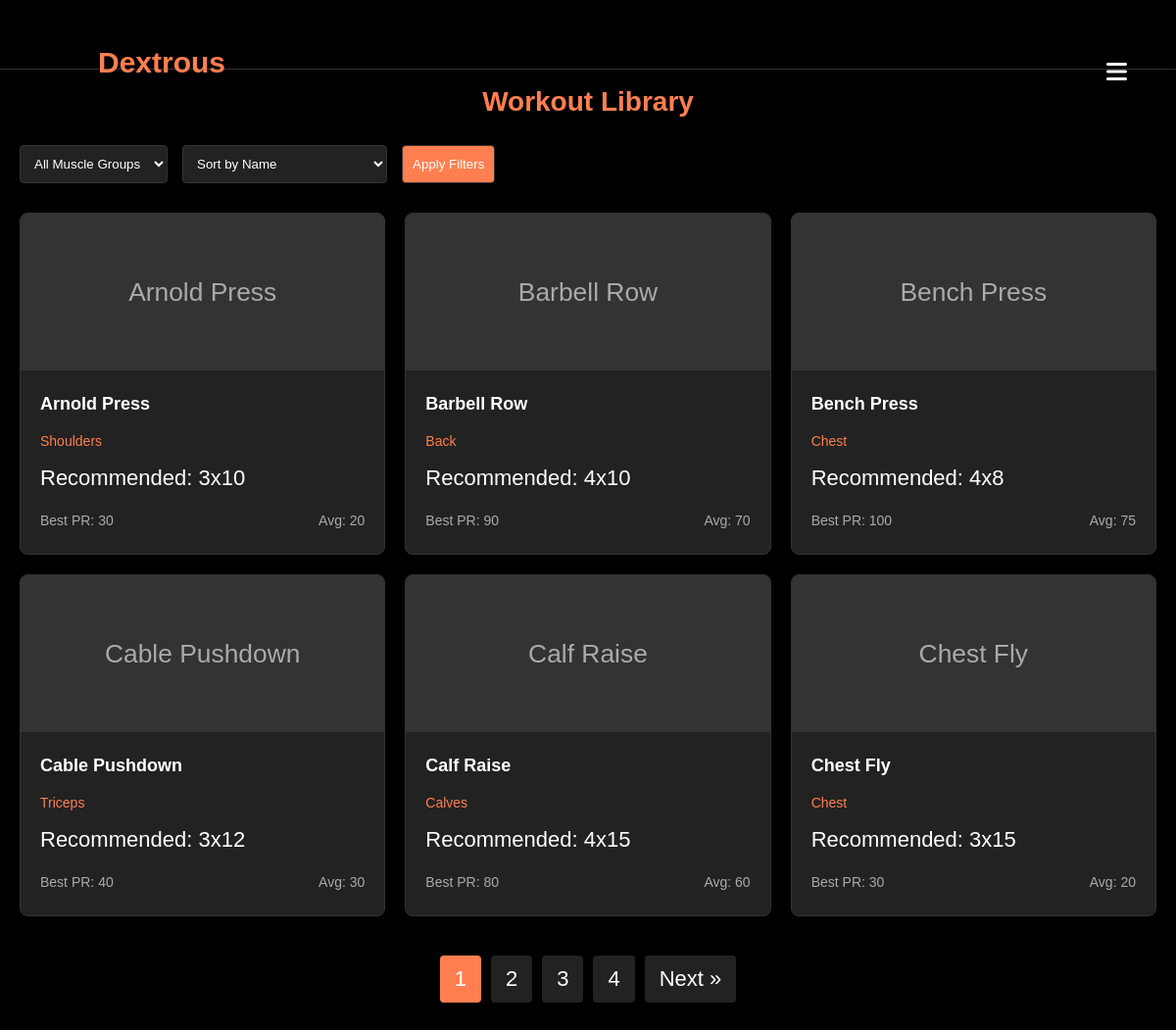
/workout_library.php, run on the app's committed database.
### tables this page shows
CREATE TABLE `workouts` (
  `name` varchar(60) NOT NULL,
  `muscle_group` varchar(50) DEFAULT NULL,
  `rec_set_reps` varchar(10) DEFAULT NULL,
  `best_pr` int(11) DEFAULT NULL,
  `community_avg` int(11) DEFAULT NULL
);

### workout_library.php (the view, shortened to what this page needs)
<?php
include_once('db_config.php');
$sort_by = isset($_GET['sort']) ? $_GET['sort'] : 'name';
$page = isset($_GET['page']) ? (int)$_GET['page'] : 1;
$per_page = 6;
$offset = ($page - 1) * $per_page;
$base_query = " FROM workouts";
$sql_where = "";
$order_by_sql = " ORDER BY name ASC";
switch ($sort_by) {
    case 'name':
    default:
        $order_by_sql = " ORDER BY name ASC";
        break;
}
$query = "SELECT *" . $base_query . $sql_where . $order_by_sql . " LIMIT :offset, :per_page";
$stmt = $pdo->prepare($query);
$stmt->bindValue(':offset', $offset, PDO::PARAM_INT);
$stmt->bindValue(':per_page', $per_page, PDO::PARAM_INT);
$stmt->execute();
$workouts = $stmt->fetchAll(PDO::FETCH_ASSOC);
$count_query = "SELECT COUNT(*)" . $base_query . $sql_where;
$count_stmt = $pdo->prepare($count_query);
$count_stmt->execute();
$total_workouts = $count_stmt->fetchColumn();
$total_pages = ceil($total_workouts / $per_page);
?>
<!DOCTYPE html>
<html lang="en">
<head>
    <link rel="stylesheet" href="assets/css/style.css">
    <link rel="stylesheet" href="https://cdnjs.cloudflare.com/ajax/libs/font-awesome/6.4.0/css/all.min.css">
</head>
<body>
    <div class="header">
        <div class="header-inner">
            <a href="index.php" class="logo">Dextrous</a>
            <button class="hamburger-menu-button" id="menuToggle" aria-label="Open menu">
                <i class="fas fa-bars"></i>
            </button>
        </div>
    </div>
    <div class="container">
        <div class="page-title">Workout Library</div>
        <form method="GET" action="workout_library.php" class="search-filters">
            <div class="filter-options">
                <select name="muscle" id="muscle-group-filter">
                    <option value="">All Muscle Groups</option>
                </select>
                <select name="sort" id="sort-by">
                    <option value="name" <?php echo ($sort_by == 'name') ? 'selected' : ''; ?>>Sort by Name</option>
                </select>
                <button type="submit" class="filter-button">Apply Filters</button>
            </div>
        </form>
        <div class="workout-grid">
            <?php if (count($workouts) > 0): ?>
                <?php foreach ($workouts as $workout): ?>
                    <div class="workout-card">
                        <div class="workout-image" <?php echo !empty($workout['image_url']) ? 'style="background-image: url(\'' . htmlspecialchars($workout['image_url']) . '\');"' : ''; ?>>
                            <?php if (empty($workout['image_url'])): ?>
                                <span><?php echo htmlspecialchars($workout['name']); ?></span>
                            <?php endif; ?>
                        </div>
                        <div class="workout-content">
                            <div class="workout-title"><?php echo htmlspecialchars($workout['name']); ?></div>
                            <div class="workout-muscle"><?php echo htmlspecialchars(ucfirst($workout['muscle_group'])); ?></div>
                            <div>Recommended: <?php echo htmlspecialchars($workout['rec_set_reps'] ?? 'Not specified'); ?></div>
                            <div class="workout-stats">
                                <span>Best PR: <?php echo htmlspecialchars(!empty($workout['best_pr']) ? $workout['best_pr'] : 'N/A'); ?></span>
                                <span>Avg: <?php echo htmlspecialchars(!empty($workout['community_avg']) ? $workout['community_avg'] : 'N/A'); ?></span>
                            </div>
                        </div>
                    </div>
                <?php endforeach; ?>
            <?php else: ?>
                <div class="no-results">No workouts found matching your criteria. Try adjusting your filters or search term.</div>
            <?php endif; ?>
        </div>
        <?php if ($total_pages > 1): ?>
        <div class="pagination">
            <?php
            $pagination_params = $_GET;
            unset($pagination_params['fav_message']);
                $prev_page_params = array_merge($pagination_params, ['page' => $page - 1]); ?>
            <?php for ($i = 1; $i <= $total_pages; $i++):
                $current_page_params = array_merge($pagination_params, ['page' => $i]); ?>
                <a href="?<?php echo http_build_query($current_page_params); ?>" class="<?php echo ($page == $i) ? 'active' : ''; ?>">
                    <?php echo $i; ?>
                </a>
            <?php endfor; ?>
            <?php if ($page < $total_pages):
                $next_page_params = array_merge($pagination_params, ['page' => $page + 1]); ?>
                <a href="?<?php echo http_build_query($next_page_params); ?>">Next »</a>
            <?php endif; ?>
        </div>
        <?php endif; ?>
    </div>
</body>
</html>

### css/style.css (style rules this page uses)
:root { --black: black; --default: #dc5f00; --transparent: #fff0; --white: white; --border-color: #292929; --grey: #1e1e1e; }
body, html { box-sizing: border-box; cursor: default; }
body { background-color: #000 !important; background-image: none; color: #ffffff; font-family: Clashdisplay, sans-serif; font-size: 22px; line-height: 28px; }
.header { padding-top: none; }
.header-inner { background-color: var(--grey); border: none; border-radius: none; justify-content: space-between; align-items: center; margin-bottom: 0; padding: 25px; display: flex; }
body { background-color: #000; color: #fff; overflow-x: hidden; }
.header { position: fixed; top: 0; left: 0; width: 100%; z-index: 1000; background-color: transparent; }
.header-inner { background-color: transparent !important; border: none !important; display: flex !important; align-items: center !important; justify-content: space-between !important; padding: 15px 20px !important; position: relative !important; width: 100% !important; }
.logo { font-size: 24px !important; font-weight: bold !important; color: #ff7f50 !important; text-decoration: none !important; display: flex !important; align-items: center !important; margin-left: 100px !important; position: fixed !important; top: 50px !important; left: 0 !important; z-index: 1003; }
.hamburger-menu-button { font-size: 24px; color: #fff; cursor: pointer; z-index: 1002; position: fixed; top: 50px; right: 40px; }
.page-title { text-align: center; margin-bottom: 30px; color: #ff7f50; font-size: 32px; }

### workout_library.php (style rules this page uses)
:root { --primary-bg: #000000; --secondary-bg: #1a1a1a; --card-bg: #222222; --accent-color: #FF7F50; --text-color: #ffffff; --text-muted: #aaaaaa; --card-border: #333333; }
body { font-family: 'Arial', sans-serif; margin: 0; padding: 0; background-color: var(--primary-bg); color: var(--text-color); padding-top: 70px; box-sizing: border-box; }
*, *:before, *:after { box-sizing: inherit; }
a, button, .menu-item { cursor: pointer; }
.header { position: fixed; top: 0; left: 0; width: 100%; z-index: 1002; background-color: var(--primary-bg); border-bottom: 1px solid var(--card-border); }
.header-inner { display: flex; align-items: center; justify-content: space-between; padding: 0 20px; max-width: 1200px; margin: 0 auto; height: 70px; }
.header-inner .logo { font-size: 30px !important; font-weight: bold !important; color: var(--accent-color) !important; text-decoration: none !important; z-index: 1003; }
.hamburger-menu-button { font-size: 24px; color: var(--text-color); cursor: pointer; z-index: 1003; background: none; border: none; padding: 10px; }
.container { max-width: 1200px; margin: 0 auto; padding: 20px; }
.page-title { font-size: 28px; margin: 0 0 30px 0; font-weight: bold; }
.search-filters { margin-bottom: 20px; }
.filter-options { display: flex; gap: 15px; margin-bottom: 20px; flex-wrap: wrap; }
.filter-options select, .filter-options .filter-button { padding: 10px; background-color: var(--card-bg); color: var(--text-color); border: 1px solid var(--card-border); border-radius: 4px; }
.filter-options .filter-button { background-color: var(--accent-color); color: white; cursor: pointer; }
.workout-grid { display: grid; grid-template-columns: repeat(auto-fill, minmax(300px, 1fr)); gap: 20px; margin-top: 30px; }
.workout-card { background-color: var(--card-bg); border-radius: 8px; overflow: hidden; transition: transform 0.3s ease; border: 1px solid var(--card-border); display: flex; flex-direction: column; }
.workout-image { height: 160px; background-color: #333; display: flex; align-items: center; justify-content: center; color: var(--text-muted); }
.workout-image span { font-size: 1.2em; }
.workout-content { padding: 20px; flex-grow: 1; }
.workout-title { font-size: 18px; font-weight: bold; margin-bottom: 10px; }
.workout-muscle { color: var(--accent-color); font-size: 14px; margin-bottom: 10px; }
.workout-stats { display: flex; justify-content: space-between; margin-top: 15px; color: var(--text-muted); font-size: 14px; }
.pagination { display: flex; justify-content: center; margin-top: 40px; padding-bottom: 20px; }
.pagination a { padding: 10px 15px; margin: 0 5px; background-color: var(--card-bg); color: var(--text-color); text-decoration: none; border-radius: 4px; transition: background-color 0.2s, color 0.2s; }
.pagination a.active { background-color: var(--accent-color); color: white; }

### data on the page
workouts: name "Arnold Press", muscle_group "Shoulders", rec_set_reps "3x10", best_pr "30", community_avg "20"
workouts: name "Barbell Row", muscle_group "Back", rec_set_reps "4x10", best_pr "90", community_avg "70"
workouts: name "Bench Press", muscle_group "Chest", rec_set_reps "4x8", best_pr "100", community_avg "75"
workouts: name "Cable Pushdown", muscle_group "Triceps", rec_set_reps "3x12", best_pr "40", community_avg "30"
workouts: name "Calf Raise", muscle_group "Calves", rec_set_reps "4x15", best_pr "80", community_avg "60"
workouts: name "Chest Fly", muscle_group "Chest", rec_set_reps "3x15", best_pr "30", community_avg "20"
